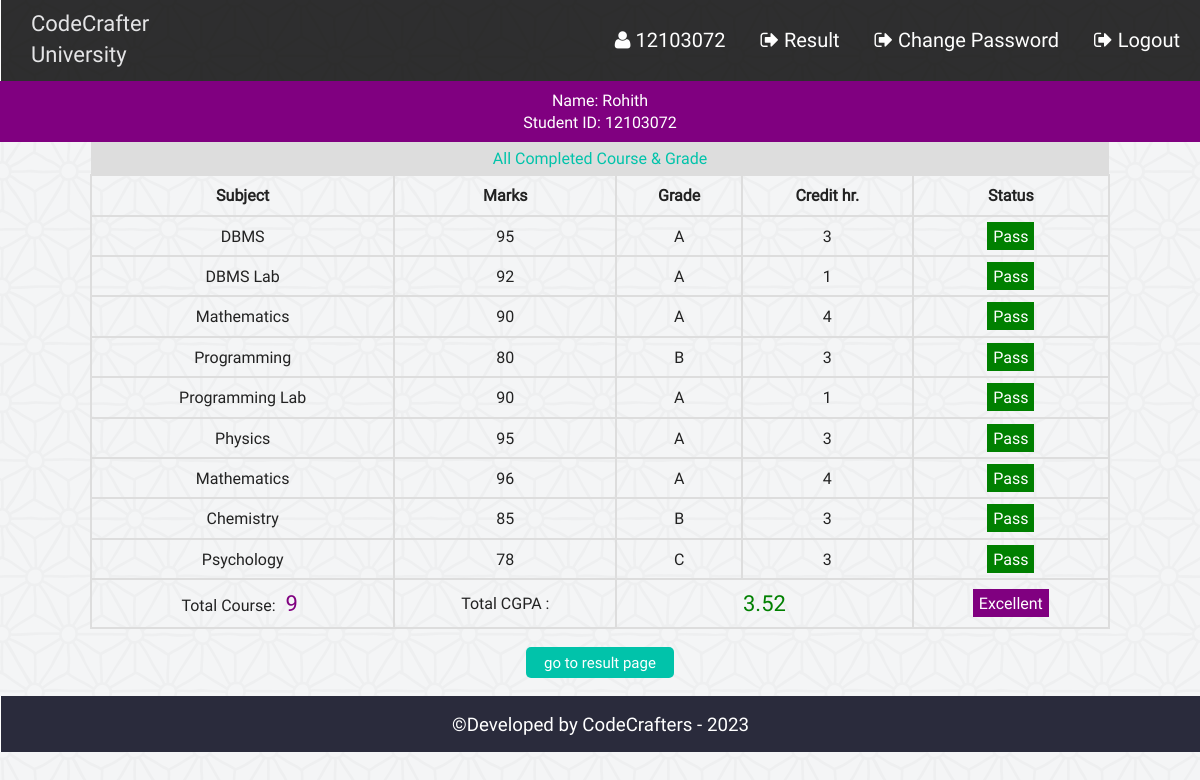
Screenshot of /admin/view_single_cgpa.php?vr=12103072&vn=Rohith (signed in) with the database file from the repository.
### tables this page shows
CREATE TABLE `result` (
  `id` int(11) NOT NULL,
  `st_id` int(11) NOT NULL,
  `marks` int(5) NOT NULL,
  `sub` varchar(50) NOT NULL,
  `semester` varchar(20) NOT NULL
);

### admin/php/functions.php (called while the page is built, shortened)
<?php
class login_registration_class{
	public function view_cgpa($stid){
		global $conn;
		$sql = "select * from result where st_id='$stid'";
		$result = $conn->query($sql);
		return $result;
	}
};
?>

### admin/view_single_cgpa.php (the view, shortened to what this page needs)
<?php
	require "php/config.php";
	require_once "php/functions.php";
	$user = new login_registration_class();
	if(isset($_REQUEST['vr'])){
		$stid = $_REQUEST['vr'];
		$name = $_REQUEST['vn'];
	}
?>
<?php
include "php/headertop.php";
?>
<div class="all_student fix">
		<?php
		function credit_hour($x){
			if($x=="DBMS") return 3;
			elseif($x == "DBMS Lab") return 1;
			elseif($x == "Mathematics") return 4;
			elseif($x == "Programming") return 3;
			elseif($x == "Programming Lab") return 1;
			elseif($x == "English") return 4;
			elseif($x == "Physics") return 3;
			elseif($x == "Chemistry") return 3;
			elseif($x == "Psychology") return 3;
		}
		function grade_point($gd){
			if($gd<60) return 0;
			elseif($gd>=60 && $gd<70) return 1;
			elseif($gd>=70 && $gd<80) return 2;
			elseif($gd>=80 && $gd<90) return 3;
			elseif($gd>=90 && $gd<=100) return 4;
		}
		?>
	<div class="fix">
	<p style="text-align:center;color:#fff;background:purple;margin:0;padding:8px;"><?php echo "Name: ".$name."<br>Student ID: " . $stid; ?></p>
	</div>
<div  class="fix">
	<p style='text-align:center;background:#ddd;color:#01C3AA;padding:5px;width:84%;margin:0 auto'>All Completed Course & Grade</p>
</div>
	<?php
			$i=0;
			$ch = 0;
			$gp = 0;
				$get_result = $user->view_cgpa($stid);
				if($get_result && ($get_result->num_rows)>0){
			?>
				<table class="tab_two" style="text-align:center;width:85%;margin:0 auto">
					<th>Subject</th>
					<th>Marks</th>
					<th>Grade</th>
					<th>Credit hr.</th>
					<th>Status</th>
		<?php
				while($rows = $get_result->fetch_assoc()){
				$i++;
				$ch = $ch + credit_hour($rows['sub']);
		?>
			<tr>
				<td><?php echo $rows['sub']; ?></td>
				<td><?php echo $rows['marks']; ?></td>
				<td>
				<?php
					$mark = $rows['marks'];
					if($mark<60){echo "F";}
					elseif($mark>=60 && $mark<70){echo "D";}
					elseif($mark>=70 && $mark<80){echo "C";}
					elseif($mark>=80 && $mark<90){echo "B";}
					elseif($mark>=90 && $mark<=100){echo "A";}
					$gp = $gp + (credit_hour($rows['sub']) * grade_point($rows['marks']));
				?>
				</td>
				<td><?php echo credit_hour($rows['sub']); ?></td>
				<td>
				<?php
					$stat = $rows['marks'];
					if($stat<60){
						echo "<span style='background:red;padding:3px 11px;color:#fff;'>Fail</span>";
					}elseif($stat>=60 && $stat<70){
						echo "<span style='background:yellow'>Retake</span>";
					}else{
						echo "<span style='background:green;padding:3px 6px;color:#fff;'>Pass</span>";
					}
				?>
				</td>
			</tr>
			<?php } ?>
			<tr>
			<td><?php echo "Total Course: <span style='color:#800080;padding:3px 6px;font-size:22px'>".$i."</span>"; ?></td>
				<td colspan="1">Total CGPA : </td>
				<td colspan="2">
				<?php
				$sg = $gp/$ch;
				echo "<span style='color:green;padding:3px 6px;font-size:22px'>" . round($sg,2) . "</span>"; ?>
				</td>
				<td>
					<?php
						if($sg>=3.5){
							echo "<span style='background:purple;padding:3px 6px;color:#fff;'>Excellent";
						}elseif($sg>=3.0 && $sg<3.5){
							echo "<span style='background:green;padding:3px 6px;color:#fff;'>Good";
						}elseif($sg>=2.5 && $sg<3.0){
							echo "<span style='background:gray;padding:3px 6px;color:#fff;'>Average";
						}else{
							echo "<span style='background:red;padding:3px 6px;color:#fff;'>Probation";
						}
					?>
				</td>
			</tr>
		</table>
		<?php
			}
			else{
				echo  "<p style='color:red;text-align:center'>Nothing Found</p>";
				}
		?>
		<div class="back fix">
			<p style="text-align:center"><a href="view_single_result.php?vr=<?php echo $stid?>&vn=<?php echo $name?>"><button class="editbtn">go to result page</button></a></p>
		</div>
</div>
<?php include "php/footerbottom.php";?>

### admin/css/style.css (style rules this page uses)
html { color: #222; font-size: 1em; line-height: 1.4; }
a { text-decoration:none; }
.fix { overflow:hidden; }
body { font-family:roboto !important; background:url(../img/ptrn.png) repeat fixed; }
.st_reg th, td { padding: 8px; }
.editbtn { background-color: #01C3AA; border: none; border-radius:5px; color: white; padding: 5px 18px; text-align: center; text-decoration: none; display: inline-block; font-size: 15px; margin: 2px 1px; cursor: pointer; }
.all_student { min-height:450px; }
table.att_tab tr,td,th { border:2px solid #ddd; border-collapse:collapse; padding:8px; }

### rows the page displays
result: sub "DBMS", marks "95", shows "A", sub "3", shows "Pass"
result: sub "DBMS Lab", marks "92", shows "A", sub "1", shows "Pass"
result: sub "Mathematics", marks "90", shows "A", sub "4", shows "Pass"
result: sub "Programming", marks "80", shows "B", sub "3", shows "Pass"
result: sub "Programming Lab", marks "90", shows "A", sub "1", shows "Pass"
result: sub "Physics", marks "95", shows "A", sub "3", shows "Pass"
result: sub "Mathematics", marks "96", shows "A", sub "4", shows "Pass"
result: sub "Chemistry", marks "85", shows "B", sub "3", shows "Pass"
result: sub "Psychology", marks "78", shows "C", sub "3", shows "Pass"

### other values shown
$sid "12103072"
$name "Rohith"
$stid "12103072"
$i "9"
$sg "3.52"
